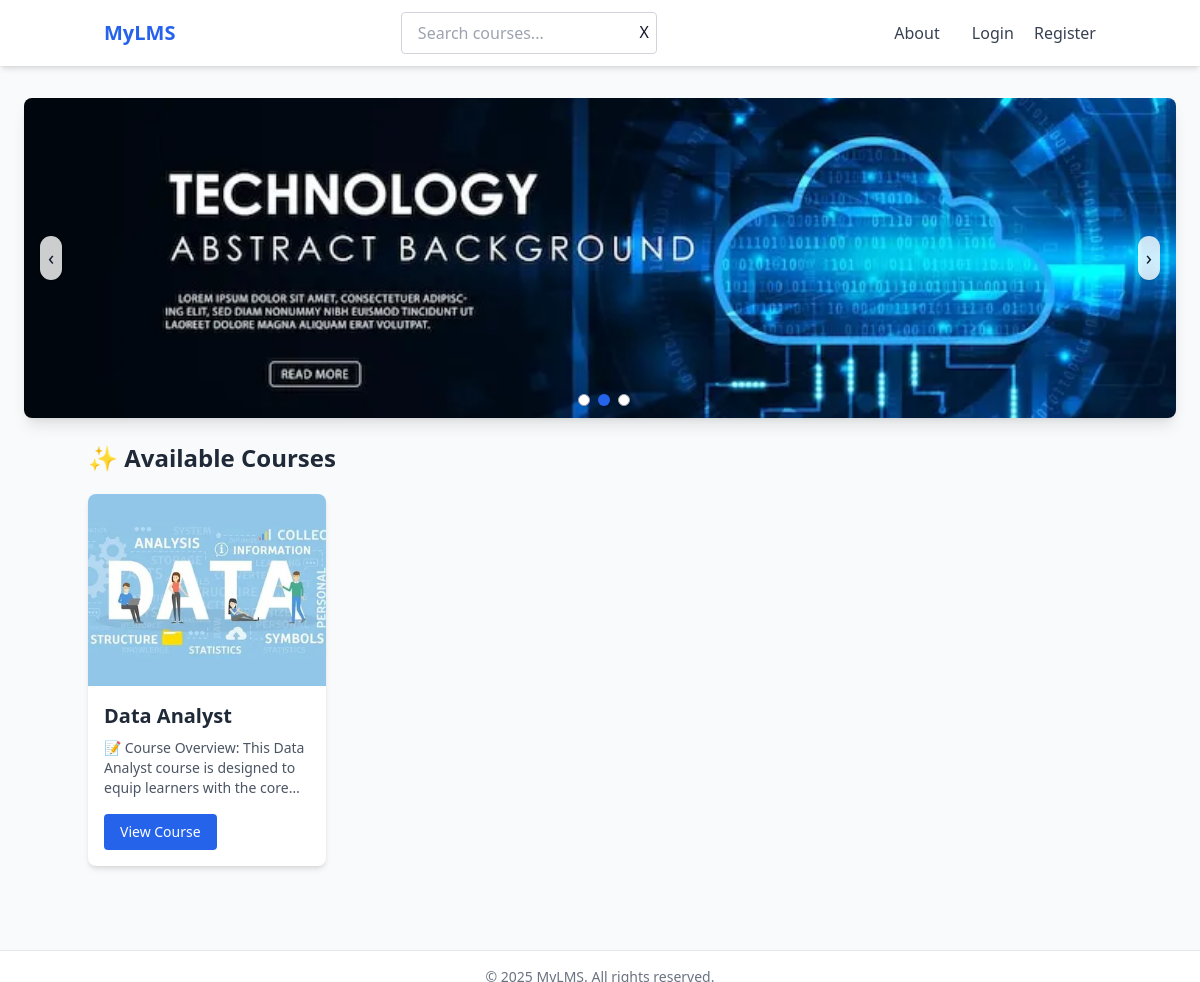
/, run on an earlier commit of the app's database.
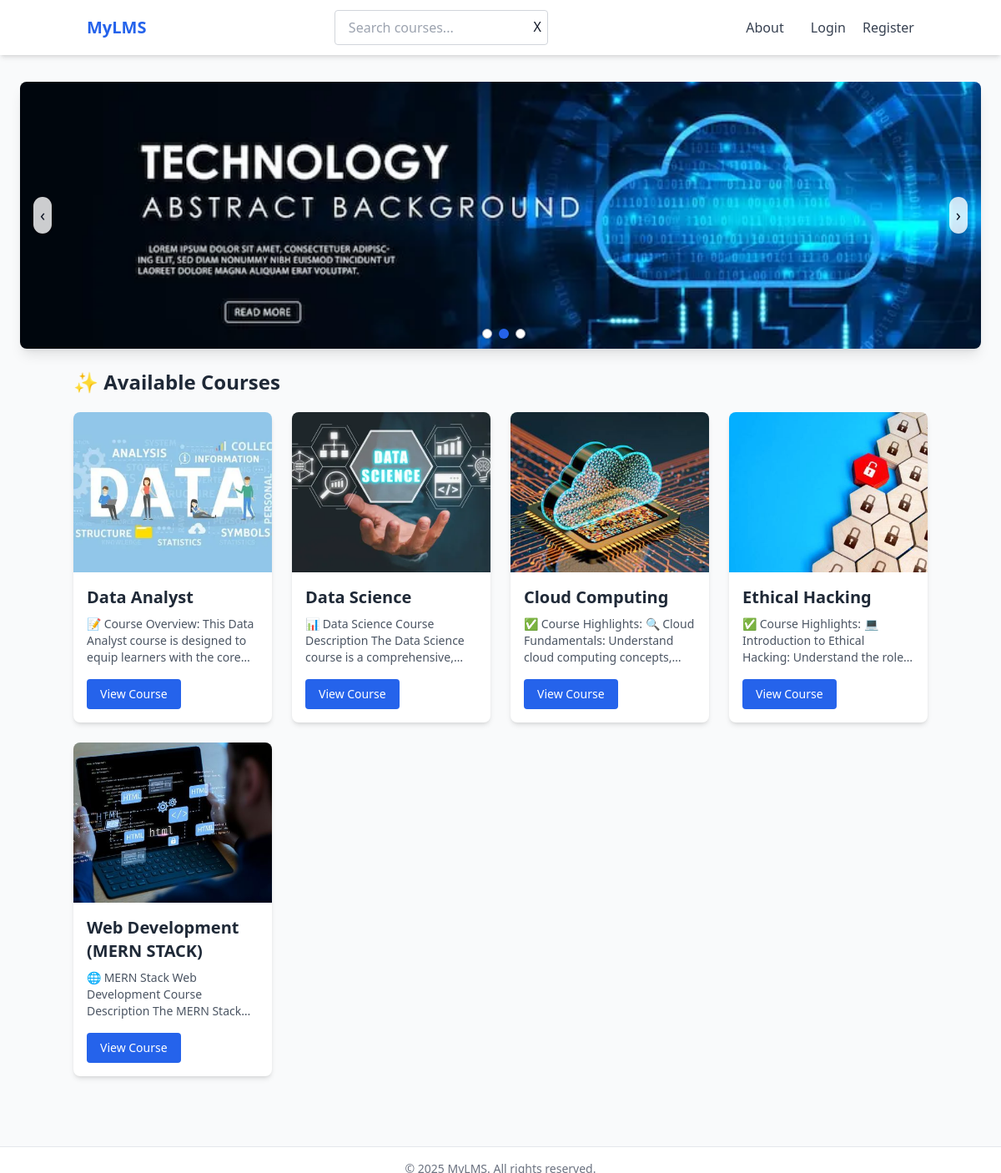
And on a later commit of the database.
### courses/models.py (models this page shows, shortened)
class Course(models.Model):
    title = models.CharField(max_length=200)
    description = models.TextField()
    instructor = models.CharField(max_length=100)
    thumbnail = models.ImageField(upload_to='thumbnails/')
    created_at = models.DateTimeField(auto_now_add=True)
    students = models.ManyToManyField(User, related_name="enrolled_courses", blank=True)

### courses/views.py (the view)
# urls.py: path('', views.home, name='home'),
def home(request):
    query = request.GET.get('q', '')
    if query:
        courses = Course.objects.filter(
            Q(title__icontains=query) | Q(description__icontains=query)
        )
    else:
        courses = Course.objects.all()
    return render(request, 'courses/home.html', {'courses': courses, 'query': query,})

### templates/courses/home.html (shortened to what this page needs)
{% extends 'courses/base.html' %}
{% load static %}
{% block content %}
<div
  x-data="{ activeSlide: 0, slides: ['{% static "image/banner1.webp" %}', '{% static "image/banner2.webp" %}', '{% static "image/banner3.webp" %}'] }"
  x-init="setInterval(() => { activeSlide = (activeSlide + 1) % slides.length }, 4000)"
  class="relative w-full max-w-6xl h-64 sm:h-80 mx-auto mt-8 overflow-hidden rounded-lg shadow-lg"
>
  <template x-for="(slide, index) in slides" :key="index">
    <div
      x-show="activeSlide === index"
      class="absolute inset-0 transition-opacity duration-700"
      x-transition:enter="ease-out duration-700"
      x-transition:enter-start="opacity-0"
      x-transition:enter-end="opacity-100"
    >
      <img :src="slide" class="w-full h-full object-cover" alt="Banner">
    </div>
  </template>
  <div class="absolute inset-0 flex justify-between items-center px-4">
    <button @click="activeSlide = (activeSlide - 1 + slides.length) % slides.length"
            class="bg-white/80 hover:bg-white text-xl p-2 rounded-full shadow">‹</button>
    <button @click="activeSlide = (activeSlide + 1) % slides.length"
            class="bg-white/80 hover:bg-white text-xl p-2 rounded-full shadow">›</button>
  </div>
  <div class="absolute bottom-3 left-1/2 transform -translate-x-1/2 flex space-x-2">
    <template x-for="(slide, index) in slides" :key="index">
      <button @click="activeSlide = index"
              :class="activeSlide === index ? 'bg-blue-600' : 'bg-white border border-gray-400'"
              class="w-3 h-3 rounded-full shadow"></button>
    </template>
  </div>
</div>
<div class="container mx-auto mt-6">
  <div class="my-5">
    {% if query %}
      <h2 class="text-2xl font-semibold text-gray-800 mb-4">🔍 Search Results for "{{ query }}"</h2>
    {% else %}
      <h2 class="text-2xl font-semibold text-gray-800 mb-4">✨ Available Courses</h2>
    {% endif %}
  </div>
  <div class="grid gap-6 sm:grid-cols-2 md:grid-cols-3 lg:grid-cols-4">
    {% for course in courses %}
      <div class="bg-white rounded-lg shadow-md hover:shadow-lg transition duration-300">
        <img src="{{ course.thumbnail.url }}" alt="{{ course.title }}" class="w-full h-48 object-cover rounded-t-lg" />
        <div class="p-4">
          <h2 class="text-xl font-semibold text-gray-800 mb-2 line-clamp-2">{{ course.title }}</h2>
          <p class="text-gray-600 text-sm mb-4 line-clamp-3">{{ course.description }}</p>
          <a href="{% url 'course_detail' course.id %}" class="inline-block px-4 py-2 bg-blue-600 text-white text-sm font-medium rounded hover:bg-blue-700">View Course</a>
        </div>
      </div>
    {% empty %}
      <p class="text-gray-600 col-span-3">No courses right now, but remember — great things take time. Something amazing is coming for you.</p>
    {% endfor %}
  </div>
</div>
{% endblock %}

### templates/courses/base.html (shortened to what this page needs)
<!DOCTYPE html>
<html lang="en">
  <head>
    <script src="https://cdn.tailwindcss.com"></script>
  </head>
  <body class="bg-gray-50 text-gray-900 font-sans min-h-screen">
    <nav class="bg-white shadow-md">
      <div class="container mx-auto px-4 py-3 flex justify-between items-center">
        <a href="{% url 'home' %}" class="text-xl font-bold text-blue-600">MyLMS</a>
        <form method="get" action="{% url 'home' %}" class="flex items-center relative">
          <input
            type="text"
            name="q"
            placeholder="Search courses..."
            value="{{ query|default:'' }}"
            class="w-64 px-4 py-2 border border-gray-300 rounded focus:outline-none focus:ring-2 focus:ring-blue-600"
          />
          <a href="{% url 'home' %}" class="absolute right-2 top-2">X</a>
        </form>
        <div class="space-x-4">
          {% if user.is_authenticated %}
          <a href="{% url 'dashboard' %}" class="text-gray-700 hover:text-blue-600">Dashboard</a>
          <a href="{% url 'logout' %}" class="text-gray-700 hover:text-blue-600">Logout</a>
          {% else %}
          <a href="{% url 'about' %}" class="text-gray-700 hover:text-blue-600 px-3 py-2">About</a>
          <a href="{% url 'login' %}" class="text-gray-700 hover:text-blue-600">Login</a>
          <a href="{% url 'register' %}" class="text-gray-700 hover:text-blue-600">Register</a>
          {% endif %}
        </div>
      </div>
    </nav>
    <main class="min-h-[calc(100vh-130px)] h-full">{% block content %} {% endblock %}</main>
    <footer class="bg-white border-t py-4 text-center text-sm text-gray-500">
    </footer>
  </body>
</html>

What changed in the data, as far as the page shows it:
added Course: thumbnail (picture), title "Data Science", description "📊 Data Science Course Description The Data Science course is a…"
added Course: thumbnail (picture), title "Cloud Computing", description "✅ Course Highlights: 🔍 Cloud Fundamentals: Understand cloud computing…"
added Course: thumbnail (picture), title "Ethical Hacking", description "✅ Course Highlights: 💻 Introduction to Ethical Hacking: Understand the…"
added Course: thumbnail (picture), title "Web Development (MERN STACK)", description "🌐 MERN Stack Web Development Course Description The MERN…"
